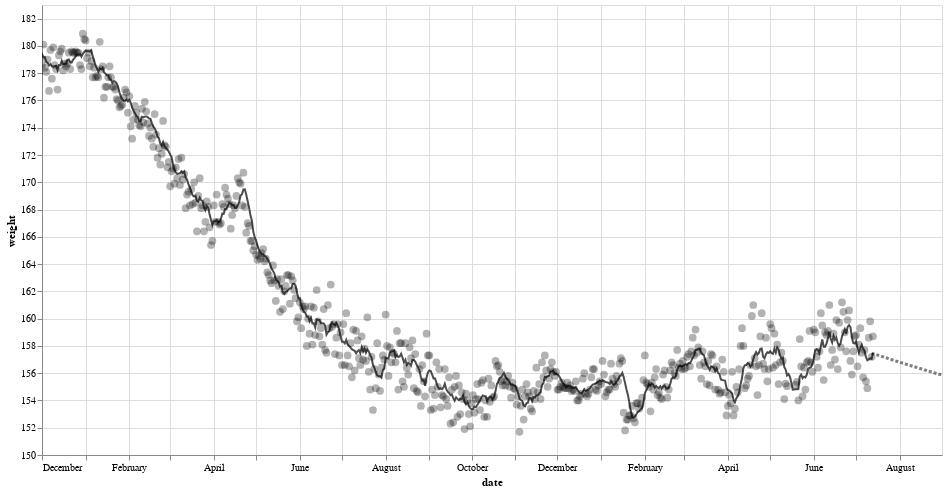

The notebook cell this image was saved under:
### Code cell
dr = db_df[db_df.index >= "2015-10-01"].copy()
dr['date'] = dr.index
xs = ('2019-12-1', '2021-08-31')
# xs = ('2019-12-1', '2020-07-31')
ys = (150, 183)
width = 900
height = 450

# target_df = pd.DataFrame({'date':[week_metrics[2]], 'w_target':target_w}) 
# target_df.date = pd.to_datetime(target_df.date)

latest_d = dr.date.iloc[-2]
latest_w = dr.w_7day_avg.iloc[-1]
latest_c = dr.c_7day_avg.iloc[-2]
latest_s = dr.s_7day_avg.iloc[-2]
forecast = weight_forecast(model_coefs, latest_w, latest_c, latest_s, num_weeks=25, date_init=latest_d)
f_df = pd.DataFrame({'date':forecast[1], 'weight_forecast':forecast[2]})

w=alt.Chart(dr).mark_circle(size=60, opacity=0.3, color='black').encode(
    x=alt.X('date',
        scale=alt.Scale(domain=xs)
    ),  
    y=alt.Y('weight', title='weight',
        scale=alt.Scale(domain=ys)
    ),      
    tooltip=['date', 'weight', 'weight_measured', 'calories', 'steps']
).properties(
    width=width,
    height=height
).interactive()

w_7d_avg=alt.Chart(dr).mark_line(opacity=0.7, color='black').encode(
    x=alt.X('date'),   
    y=alt.Y('w_7day_avg',
        scale=alt.Scale(domain=ys)
    ),      
    tooltip=['date', 'w_7day_avg']
).properties(
    width=width,
    height=height
).interactive()

w_forecast=alt.Chart(f_df).mark_line(opacity=0.5, color='black', strokeDash=[3,2], strokeWidth=3).encode(
    x='date',   
    y=alt.Y('weight_forecast',
        scale=alt.Scale(domain=ys)
    ),      
    tooltip=['date', 'weight_forecast']
).properties(
    width=width,
    height=height
).interactive()

# wt=alt.Chart(target_df).mark_circle(size=100, opacity=0.75, color='red').encode(
#     x='date',   
#     y=alt.Y('w_target',
#         scale=alt.Scale(domain=ys)
#     ),      
#     tooltip=['date', 'w_target']
# ).properties(
#     width=width,
#     height=height
# ).interactive()

w + w_7d_avg + w_forecast #+ wt

### Figure 1 — Vega-Lite specification as saved in the notebook (floating-point values rounded to 4 significant figures; data arrays with more than 128 entries replaced by an {"elided": "..."} marker saying what was removed)
{"config": {"view": {"continuousWidth": 400, "continuousHeight": 300}}, "layer": [{"mark": {"type": "circle", "color": "black", "opacity": 0.3, "size": 60}, "encoding": {"tooltip": [{"type": "temporal", "field": "date"}, {"type": "quantitative", "field": "weight"}, {"type": "quantitative", "field": "weight_measured"}, {"type": "quantitative", "field": "calories"}, {"type": "quantitative", "field": "steps"}], "x": {"type": "temporal", "field": "date", "scale": {"domain": ["2019-12-1", "2021-08-31"]}}, "y": {"type": "quantitative", "field": "weight", "scale": {"domain": [150, 183]}, "title": "weight"}}, "height": 450, "selection": {"selector112": {"type": "interval", "bind": "scales", "encodings": ["x", "y"]}}, "width": 900}, {"mark": {"type": "line", "color": "black", "opacity": 0.7}, "encoding": {"tooltip": [{"type": "temporal", "field": "date"}, {"type": "quantitative", "field": "w_7day_avg"}], "x": {"type": "temporal", "field": "date"}, "y": {"type": "quantitative", "field": "w_7day_avg", "scale": {"domain": [150, 183]}}}, "height": 450, "selection": {"selector113": {"type": "interval", "bind": "scales", "encodings": ["x", "y"]}}, "width": 900}, {"data": {"name": "data-b8254b6b2c133fa6536628ccfae115d1"}, "mark": {"type": "line", "color": "black", "opacity": 0.5, "strokeDash": [3, 2], "strokeWidth": 3}, "encoding": {"tooltip": [{"type": "temporal", "field": "date"}, {"type": "quantitative", "field": "weight_forecast"}], "x": {"type": "temporal", "field": "date"}, "y": {"type": "quantitative", "field": "weight_forecast", "scale": {"domain": [150, 183]}}}, "height": 450, "selection": {"selector114": {"type": "interval", "bind": "scales", "encodings": ["x", "y"]}}, "width": 900}], "data": {"name": "data-d5c000b97b739ae1601e5dec9138942a"}, "$schema": "https://vega.github.io/schema/vega-lite/v4.8.1.json", "datasets": {"data-d5c000b97b739ae1601e5dec9138942a": {"elided": "2113 records"}, "data-b8254b6b2c133fa6536628ccfae115d1": [{"date": "2021-07-12T00:00:00", "weight_forecast": 157.5}, {"date": "2021-07-19T00:00:00", "weight_forecast": 157.2}, {"date": "2021-07-26T00:00:00", "weight_forecast": 157.0}, {"date": "2021-08-02T00:00:00", "weight_forecast": 156.8}, {"date": "2021-08-09T00:00:00", "weight_forecast": 156.5}, {"date": "2021-08-16T00:00:00", "weight_forecast": 156.3}, {"date": "2021-08-23T00:00:00", "weight_forecast": 156.1}, {"date": "2021-08-30T00:00:00", "weight_forecast": 155.9}, {"date": "2021-09-06T00:00:00", "weight_forecast": 155.7}, {"date": "2021-09-13T00:00:00", "weight_forecast": 155.5}, {"date": "2021-09-20T00:00:00", "weight_forecast": 155.3}, {"date": "2021-09-27T00:00:00", "weight_forecast": 155.1}, {"date": "2021-10-04T00:00:00", "weight_forecast": 154.9}, {"date": "2021-10-11T00:00:00", "weight_forecast": 154.7}, {"date": "2021-10-18T00:00:00", "weight_forecast": 154.5}, {"date": "2021-10-25T00:00:00", "weight_forecast": 154.3}, {"date": "2021-11-01T00:00:00", "weight_forecast": 154.1}, {"date": "2021-11-08T00:00:00", "weight_forecast": 153.9}, {"date": "2021-11-15T00:00:00", "weight_forecast": 153.7}, {"date": "2021-11-22T00:00:00", "weight_forecast": 153.6}, {"date": "2021-11-29T00:00:00", "weight_forecast": 153.4}, {"date": "2021-12-06T00:00:00", "weight_forecast": 153.2}, {"date": "2021-12-13T00:00:00", "weight_forecast": 153.0}, {"date": "2021-12-20T00:00:00", "weight_forecast": 152.9}, {"date": "2021-12-27T00:00:00", "weight_forecast": 152.7}, {"date": "2022-01-03T00:00:00", "weight_forecast": 152.5}]}}
